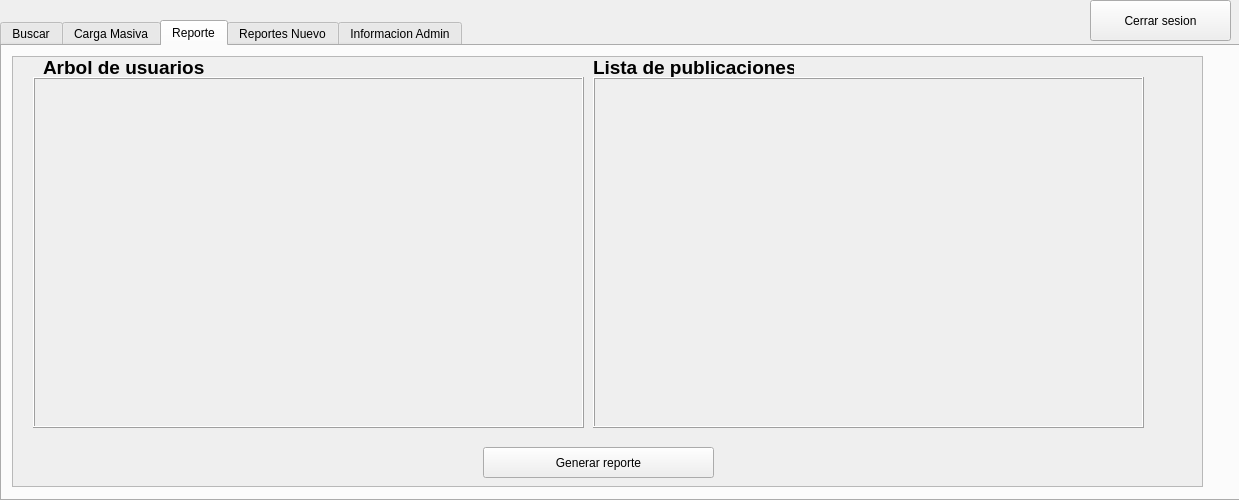
<?xml version="1.0" encoding="UTF-8"?>
<ui version="4.0">
 <class>Admin</class>
 <widget class="QDialog" name="Admin">
  <property name="geometry">
   <rect>
    <x>0</x>
    <y>0</y>
    <width>1239</width>
    <height>500</height>
   </rect>
  </property>
  <property name="windowTitle">
   <string>Dialog</string>
  </property>
  <widget class="QTabWidget" name="Reporte_Panel">
   <property name="geometry">
    <rect>
     <x>0</x>
     <y>20</y>
     <width>1241</width>
     <height>481</height>
    </rect>
   </property>
   <property name="currentIndex">
    <number>2</number>
   </property>
   <widget class="QWidget" name="tab">
    <attribute name="title">
     <string>Buscar</string>
    </attribute>
    <widget class="QScrollArea" name="scrollArea">
     <property name="geometry">
      <rect>
       <x>10</x>
       <y>10</y>
       <width>1191</width>
       <height>421</height>
      </rect>
     </property>
     <property name="widgetResizable">
      <bool>true</bool>
     </property>
     <widget class="QWidget" name="scrollAreaWidgetContents">
      <property name="geometry">
       <rect>
        <x>0</x>
        <y>0</y>
        <width>1189</width>
        <height>419</height>
       </rect>
      </property>
      <widget class="QFrame" name="frame_4">
       <property name="geometry">
        <rect>
         <x>0</x>
         <y>0</y>
         <width>1191</width>
         <height>421</height>
        </rect>
       </property>
       <property name="frameShape">
        <enum>QFrame::Shape::StyledPanel</enum>
       </property>
       <property name="frameShadow">
        <enum>QFrame::Shadow::Raised</enum>
       </property>
       <widget class="QLineEdit" name="buscar_usuario_admin_txt_area">
        <property name="geometry">
         <rect>
          <x>20</x>
          <y>20</y>
          <width>261</width>
          <height>24</height>
         </rect>
        </property>
       </widget>
       <widget class="QPushButton" name="buscar_usuario_admin_btn">
        <property name="geometry">
         <rect>
          <x>300</x>
          <y>20</y>
          <width>80</width>
          <height>24</height>
         </rect>
        </property>
        <property name="text">
         <string>Buscar</string>
        </property>
       </widget>
       <widget class="QComboBox" name="comboBox_orden_tabla_usuario">
        <property name="geometry">
         <rect>
          <x>670</x>
          <y>20</y>
          <width>121</width>
          <height>24</height>
         </rect>
        </property>
        <item>
         <property name="text">
          <string>PreOrder</string>
         </property>
        </item>
        <item>
         <property name="text">
          <string>InOrder</string>
         </property>
        </item>
        <item>
         <property name="text">
          <string>PostOrder</string>
         </property>
        </item>
       </widget>
       <widget class="QPushButton" name="aplicar_orden_comboBox_orden_tabla_usuario">
        <property name="geometry">
         <rect>
          <x>800</x>
          <y>20</y>
          <width>80</width>
          <height>24</height>
         </rect>
        </property>
        <property name="text">
         <string>Aplicar</string>
        </property>
       </widget>
       <widget class="QTableWidget" name="tabla_buscar_admin">
        <property name="geometry">
         <rect>
          <x>20</x>
          <y>60</y>
          <width>1151</width>
          <height>341</height>
         </rect>
        </property>
        <attribute name="horizontalHeaderDefaultSectionSize">
         <number>191</number>
        </attribute>
        <column>
         <property name="text">
          <string>Nombres</string>
         </property>
        </column>
        <column>
         <property name="text">
          <string>Apellidos</string>
         </property>
        </column>
        <column>
         <property name="text">
          <string>Correo</string>
         </property>
        </column>
        <column>
         <property name="text">
          <string>Nacimiento</string>
         </property>
        </column>
        <column>
         <property name="text">
          <string/>
         </property>
        </column>
        <column>
         <property name="text">
          <string/>
         </property>
        </column>
       </widget>
       <widget class="QLabel" name="label_4">
        <property name="geometry">
         <rect>
          <x>600</x>
          <y>20</y>
          <width>61</width>
          <height>20</height>
         </rect>
        </property>
        <property name="font">
         <font>
          <pointsize>14</pointsize>
          <bold>true</bold>
         </font>
        </property>
        <property name="text">
         <string>Orden</string>
        </property>
       </widget>
      </widget>
     </widget>
    </widget>
   </widget>
   <widget class="QWidget" name="tab_2">
    <attribute name="title">
     <string>Carga Masiva</string>
    </attribute>
    <widget class="QFrame" name="frame">
     <property name="geometry">
      <rect>
       <x>100</x>
       <y>70</y>
       <width>291</width>
       <height>341</height>
      </rect>
     </property>
     <property name="frameShape">
      <enum>QFrame::Shape::Box</enum>
     </property>
     <property name="frameShadow">
      <enum>QFrame::Shadow::Raised</enum>
     </property>
     <widget class="QPushButton" name="Usuarios_boton_archivo">
      <property name="geometry">
       <rect>
        <x>100</x>
        <y>133</y>
        <width>91</width>
        <height>51</height>
       </rect>
      </property>
      <property name="text">
       <string>Buscar archivo</string>
      </property>
     </widget>
    </widget>
    <widget class="QFrame" name="frame_2">
     <property name="geometry">
      <rect>
       <x>460</x>
       <y>70</y>
       <width>291</width>
       <height>341</height>
      </rect>
     </property>
     <property name="frameShape">
      <enum>QFrame::Shape::Box</enum>
     </property>
     <property name="frameShadow">
      <enum>QFrame::Shadow::Raised</enum>
     </property>
     <widget class="QPushButton" name="Solicitudes_boton_archivo">
      <property name="geometry">
       <rect>
        <x>100</x>
        <y>130</y>
        <width>91</width>
        <height>51</height>
       </rect>
      </property>
      <property name="text">
       <string>Buscar archivo</string>
      </property>
     </widget>
    </widget>
    <widget class="QFrame" name="frame_3">
     <property name="geometry">
      <rect>
       <x>820</x>
       <y>70</y>
       <width>291</width>
       <height>341</height>
      </rect>
     </property>
     <property name="frameShape">
      <enum>QFrame::Shape::Box</enum>
     </property>
     <property name="frameShadow">
      <enum>QFrame::Shadow::Raised</enum>
     </property>
     <widget class="QPushButton" name="Publicaciones_boton_archivo">
      <property name="geometry">
       <rect>
        <x>100</x>
        <y>130</y>
        <width>91</width>
        <height>51</height>
       </rect>
      </property>
      <property name="text">
       <string>Buscar archivo</string>
      </property>
     </widget>
    </widget>
    <widget class="QLabel" name="label">
     <property name="geometry">
      <rect>
       <x>190</x>
       <y>40</y>
       <width>111</width>
       <height>20</height>
      </rect>
     </property>
     <property name="font">
      <font>
       <pointsize>18</pointsize>
       <bold>true</bold>
      </font>
     </property>
     <property name="text">
      <string>Usuarios</string>
     </property>
    </widget>
    <widget class="QLabel" name="label_2">
     <property name="geometry">
      <rect>
       <x>540</x>
       <y>40</y>
       <width>131</width>
       <height>20</height>
      </rect>
     </property>
     <property name="font">
      <font>
       <pointsize>18</pointsize>
       <bold>true</bold>
      </font>
     </property>
     <property name="text">
      <string>Solicitudes</string>
     </property>
    </widget>
    <widget class="QLabel" name="label_3">
     <property name="geometry">
      <rect>
       <x>880</x>
       <y>40</y>
       <width>161</width>
       <height>20</height>
      </rect>
     </property>
     <property name="font">
      <font>
       <pointsize>18</pointsize>
       <bold>true</bold>
      </font>
     </property>
     <property name="text">
      <string>Publicaciones</string>
     </property>
    </widget>
   </widget>
   <widget class="QWidget" name="tab_5">
    <attribute name="title">
     <string>Reporte</string>
    </attribute>
    <widget class="QScrollArea" name="scrollArea_2">
     <property name="geometry">
      <rect>
       <x>10</x>
       <y>10</y>
       <width>1191</width>
       <height>431</height>
      </rect>
     </property>
     <property name="widgetResizable">
      <bool>true</bool>
     </property>
     <widget class="QWidget" name="scrollAreaWidgetContents_2">
      <property name="geometry">
       <rect>
        <x>0</x>
        <y>0</y>
        <width>1189</width>
        <height>429</height>
       </rect>
      </property>
      <widget class="QFrame" name="frame_5">
       <property name="geometry">
        <rect>
         <x>20</x>
         <y>20</y>
         <width>551</width>
         <height>351</height>
        </rect>
       </property>
       <property name="frameShape">
        <enum>QFrame::Shape::Box</enum>
       </property>
       <property name="frameShadow">
        <enum>QFrame::Shadow::Raised</enum>
       </property>
       <widget class="QWidget" name="arbol_usuario_frame" native="true">
        <property name="geometry">
         <rect>
          <x>0</x>
          <y>0</y>
          <width>551</width>
          <height>351</height>
         </rect>
        </property>
        <widget class="QLabel" name="arbol_usuario_label">
         <property name="geometry">
          <rect>
           <x>0</x>
           <y>0</y>
           <width>541</width>
           <height>351</height>
          </rect>
         </property>
         <property name="text">
          <string/>
         </property>
        </widget>
       </widget>
      </widget>
      <widget class="QFrame" name="frame_6">
       <property name="geometry">
        <rect>
         <x>580</x>
         <y>20</y>
         <width>551</width>
         <height>351</height>
        </rect>
       </property>
       <property name="frameShape">
        <enum>QFrame::Shape::Box</enum>
       </property>
       <property name="frameShadow">
        <enum>QFrame::Shadow::Raised</enum>
       </property>
       <widget class="QWidget" name="lista_doble_publis_frame" native="true">
        <property name="geometry">
         <rect>
          <x>0</x>
          <y>0</y>
          <width>551</width>
          <height>351</height>
         </rect>
        </property>
        <widget class="QLabel" name="lista_doble_publis_label">
         <property name="geometry">
          <rect>
           <x>0</x>
           <y>0</y>
           <width>541</width>
           <height>351</height>
          </rect>
         </property>
         <property name="text">
          <string/>
         </property>
        </widget>
       </widget>
      </widget>
      <widget class="QLabel" name="label_5">
       <property name="geometry">
        <rect>
         <x>30</x>
         <y>0</y>
         <width>171</width>
         <height>20</height>
        </rect>
       </property>
       <property name="font">
        <font>
         <pointsize>14</pointsize>
         <bold>true</bold>
        </font>
       </property>
       <property name="text">
        <string>Arbol de usuarios</string>
       </property>
      </widget>
      <widget class="QLabel" name="label_6">
       <property name="geometry">
        <rect>
         <x>580</x>
         <y>0</y>
         <width>201</width>
         <height>20</height>
        </rect>
       </property>
       <property name="font">
        <font>
         <pointsize>14</pointsize>
         <bold>true</bold>
        </font>
       </property>
       <property name="text">
        <string>Lista de publicaciones</string>
       </property>
      </widget>
      <widget class="QPushButton" name="Generar_reporte_btn">
       <property name="geometry">
        <rect>
         <x>470</x>
         <y>390</y>
         <width>231</width>
         <height>31</height>
        </rect>
       </property>
       <property name="text">
        <string>Generar reporte</string>
       </property>
      </widget>
     </widget>
    </widget>
   </widget>
   <widget class="QWidget" name="tab_4">
    <attribute name="title">
     <string>Reportes Nuevo</string>
    </attribute>
    <widget class="QFrame" name="frame_8">
     <property name="geometry">
      <rect>
       <x>10</x>
       <y>10</y>
       <width>471</width>
       <height>411</height>
      </rect>
     </property>
     <property name="frameShape">
      <enum>QFrame::Shape::Box</enum>
     </property>
     <property name="frameShadow">
      <enum>QFrame::Shadow::Raised</enum>
     </property>
     <widget class="QScrollArea" name="scrollArea_3">
      <property name="geometry">
       <rect>
        <x>0</x>
        <y>0</y>
        <width>471</width>
        <height>411</height>
       </rect>
      </property>
      <property name="widgetResizable">
       <bool>true</bool>
      </property>
      <widget class="QWidget" name="scrollAreaWidgetContents_3">
       <property name="geometry">
        <rect>
         <x>0</x>
         <y>0</y>
         <width>469</width>
         <height>409</height>
        </rect>
       </property>
       <widget class="QLabel" name="ListaAdyacencia_label">
        <property name="geometry">
         <rect>
          <x>0</x>
          <y>0</y>
          <width>471</width>
          <height>411</height>
         </rect>
        </property>
        <property name="contextMenuPolicy">
         <enum>Qt::ContextMenuPolicy::DefaultContextMenu</enum>
        </property>
        <property name="frameShape">
         <enum>QFrame::Shape::NoFrame</enum>
        </property>
        <property name="text">
         <string/>
        </property>
       </widget>
      </widget>
     </widget>
    </widget>
    <widget class="QFrame" name="frame_9">
     <property name="geometry">
      <rect>
       <x>490</x>
       <y>10</y>
       <width>471</width>
       <height>411</height>
      </rect>
     </property>
     <property name="frameShape">
      <enum>QFrame::Shape::Box</enum>
     </property>
     <property name="frameShadow">
      <enum>QFrame::Shadow::Raised</enum>
     </property>
     <widget class="QScrollArea" name="scrollArea_4">
      <property name="geometry">
       <rect>
        <x>0</x>
        <y>0</y>
        <width>471</width>
        <height>411</height>
       </rect>
      </property>
      <property name="widgetResizable">
       <bool>true</bool>
      </property>
      <widget class="QWidget" name="scrollAreaWidgetContents_4">
       <property name="geometry">
        <rect>
         <x>0</x>
         <y>0</y>
         <width>469</width>
         <height>409</height>
        </rect>
       </property>
       <widget class="QLabel" name="Grafo_amistades_label">
        <property name="geometry">
         <rect>
          <x>0</x>
          <y>0</y>
          <width>471</width>
          <height>411</height>
         </rect>
        </property>
        <property name="text">
         <string/>
        </property>
       </widget>
      </widget>
     </widget>
    </widget>
    <widget class="QPushButton" name="listaAdyacencia_y_grafo_boton">
     <property name="geometry">
      <rect>
       <x>980</x>
       <y>150</y>
       <width>231</width>
       <height>41</height>
      </rect>
     </property>
     <property name="text">
      <string>Lista de adyacencia y Grafo de amistades</string>
     </property>
    </widget>
    <widget class="QPushButton" name="blockChain_y_arbolMerkle">
     <property name="geometry">
      <rect>
       <x>980</x>
       <y>210</y>
       <width>231</width>
       <height>41</height>
      </rect>
     </property>
     <property name="text">
      <string>Blockchain y arbol de merkle</string>
     </property>
    </widget>
   </widget>
   <widget class="QWidget" name="tab_3">
    <attribute name="title">
     <string>Informacion Admin</string>
    </attribute>
    <widget class="QFrame" name="frame_7">
     <property name="geometry">
      <rect>
       <x>300</x>
       <y>30</y>
       <width>521</width>
       <height>311</height>
      </rect>
     </property>
     <property name="frameShape">
      <enum>QFrame::Shape::Box</enum>
     </property>
     <property name="frameShadow">
      <enum>QFrame::Shadow::Plain</enum>
     </property>
     <widget class="QLabel" name="label_10">
      <property name="geometry">
       <rect>
        <x>50</x>
        <y>30</y>
        <width>451</width>
        <height>41</height>
       </rect>
      </property>
      <property name="font">
       <font>
        <pointsize>26</pointsize>
        <bold>true</bold>
       </font>
      </property>
      <property name="text">
       <string>ESTRUCTURA DE DATOS</string>
      </property>
     </widget>
     <widget class="QLabel" name="label_9">
      <property name="geometry">
       <rect>
        <x>100</x>
        <y>170</y>
        <width>171</width>
        <height>20</height>
       </rect>
      </property>
      <property name="font">
       <font>
        <pointsize>14</pointsize>
        <bold>true</bold>
       </font>
      </property>
      <property name="text">
       <string>FACULTAD :</string>
      </property>
     </widget>
     <widget class="QLabel" name="label_13">
      <property name="geometry">
       <rect>
        <x>230</x>
        <y>170</y>
        <width>281</width>
        <height>20</height>
       </rect>
      </property>
      <property name="font">
       <font>
        <pointsize>12</pointsize>
        <bold>false</bold>
       </font>
      </property>
      <property name="text">
       <string>INGENIERIA EN CIENCIAS Y SISTEMAS</string>
      </property>
     </widget>
     <widget class="QLabel" name="label_8">
      <property name="geometry">
       <rect>
        <x>100</x>
        <y>130</y>
        <width>171</width>
        <height>20</height>
       </rect>
      </property>
      <property name="font">
       <font>
        <pointsize>14</pointsize>
        <bold>true</bold>
       </font>
      </property>
      <property name="text">
       <string>APELLIDOS :</string>
      </property>
     </widget>
     <widget class="QLabel" name="label_12">
      <property name="geometry">
       <rect>
        <x>230</x>
        <y>130</y>
        <width>171</width>
        <height>20</height>
       </rect>
      </property>
      <property name="font">
       <font>
        <pointsize>12</pointsize>
        <bold>false</bold>
       </font>
      </property>
      <property name="text">
       <string>ALVAREZ HERRERA</string>
      </property>
     </widget>
     <widget class="QLabel" name="label_11">
      <property name="geometry">
       <rect>
        <x>230</x>
        <y>90</y>
        <width>171</width>
        <height>20</height>
       </rect>
      </property>
      <property name="font">
       <font>
        <pointsize>12</pointsize>
        <bold>false</bold>
       </font>
      </property>
      <property name="text">
       <string>KEVIN ANDRES</string>
      </property>
     </widget>
     <widget class="QLabel" name="label_14">
      <property name="geometry">
       <rect>
        <x>100</x>
        <y>210</y>
        <width>171</width>
        <height>20</height>
       </rect>
      </property>
      <property name="font">
       <font>
        <pointsize>14</pointsize>
        <bold>true</bold>
       </font>
      </property>
      <property name="text">
       <string>CARNET :</string>
      </property>
     </widget>
     <widget class="QLabel" name="label_7">
      <property name="geometry">
       <rect>
        <x>100</x>
        <y>90</y>
        <width>171</width>
        <height>20</height>
       </rect>
      </property>
      <property name="font">
       <font>
        <pointsize>14</pointsize>
        <bold>true</bold>
       </font>
      </property>
      <property name="text">
       <string>NOMBRES :</string>
      </property>
     </widget>
     <widget class="QLabel" name="label_15">
      <property name="geometry">
       <rect>
        <x>230</x>
        <y>210</y>
        <width>171</width>
        <height>20</height>
       </rect>
      </property>
      <property name="font">
       <font>
        <pointsize>12</pointsize>
        <bold>false</bold>
       </font>
      </property>
      <property name="text">
       <string>202203038</string>
      </property>
     </widget>
    </widget>
   </widget>
  </widget>
  <widget class="QPushButton" name="CerrarSesion_boton_2">
   <property name="geometry">
    <rect>
     <x>1090</x>
     <y>0</y>
     <width>141</width>
     <height>41</height>
    </rect>
   </property>
   <property name="text">
    <string>Cerrar sesion</string>
   </property>
  </widget>
 </widget>
 <resources/>
 <connections/>
</ui>
